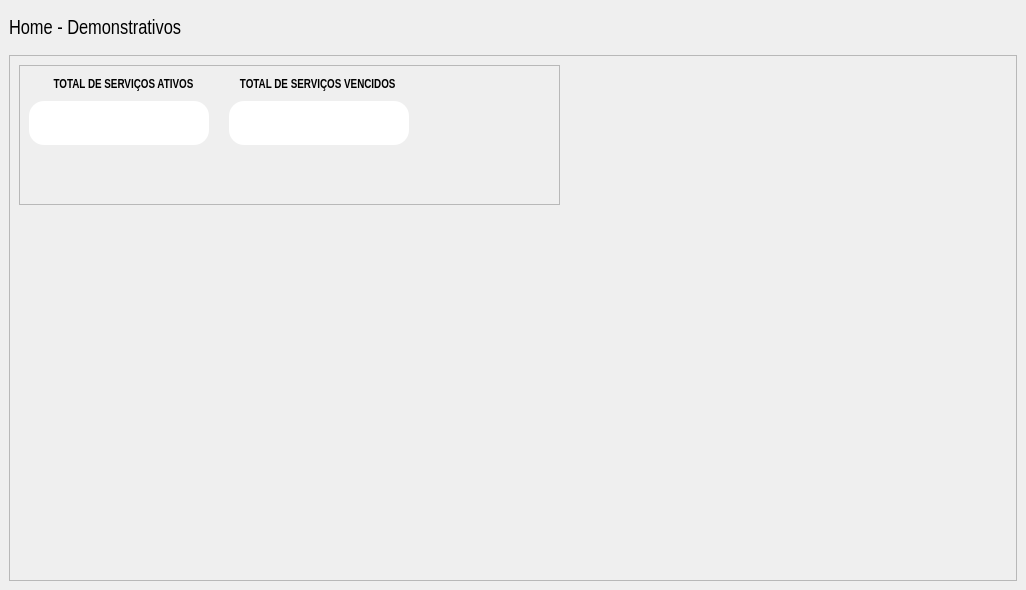
         <widget class="QWidget" name="pg_home">
          <widget class="QFrame" name="frame_home">
           <property name="geometry">
            <rect>
             <x>9</x>
             <y>55</y>
             <width>1008</width>
             <height>526</height>
            </rect>
           </property>
           <property name="frameShape">
            <enum>QFrame::StyledPanel</enum>
           </property>
           <property name="frameShadow">
            <enum>QFrame::Raised</enum>
           </property>
           <widget class="QFrame" name="frame_6">
            <property name="geometry">
             <rect>
              <x>10</x>
              <y>10</y>
              <width>541</width>
              <height>140</height>
             </rect>
            </property>
            <property name="frameShape">
             <enum>QFrame::StyledPanel</enum>
            </property>
            <property name="frameShadow">
             <enum>QFrame::Raised</enum>
            </property>
            <widget class="QWidget" name="">
             <property name="geometry">
              <rect>
               <x>10</x>
               <y>10</y>
               <width>180</width>
               <height>70</height>
              </rect>
             </property>
             <layout class="QVBoxLayout" name="verticalLayout_8">
              <item>
               <widget class="QLabel" name="lb_ServiHome">
                <property name="maximumSize">
                 <size>
                  <width>16777215</width>
                  <height>20</height>
                 </size>
                </property>
                <property name="font">
                 <font>
                  <family>Arial Narrow</family>
                  <weight>75</weight>
                  <bold>true</bold>
                 </font>
                </property>
                <property name="layoutDirection">
                 <enum>Qt::LeftToRight</enum>
                </property>
                <property name="text">
                 <string>         TOTAL DE SERVIÇOS ATIVOS</string>
                </property>
               </widget>
              </item>
              <item>
               <widget class="QFrame" name="Subframe_home">
                <property name="maximumSize">
                 <size>
                  <width>16777215</width>
                  <height>80</height>
                 </size>
                </property>
                <property name="styleSheet">
                 <string notr="true">#Subframe_home {
	background-color: #fff;
	border-radius: 15px;
	box-shadow: inset 0px 10px 38px -3px rgba(0,0,0,0.1);
}</string>
                </property>
                <property name="frameShape">
                 <enum>QFrame::StyledPanel</enum>
                </property>
                <property name="frameShadow">
                 <enum>QFrame::Raised</enum>
                </property>
                <layout class="QHBoxLayout" name="horizontalLayout_13">
                 <property name="leftMargin">
                  <number>0</number>
                 </property>
                 <property name="topMargin">
                  <number>0</number>
                 </property>
                 <property name="rightMargin">
                  <number>0</number>
                 </property>
                 <property name="bottomMargin">
                  <number>0</number>
                 </property>
                 <item>
                  <widget class="QLabel" name="lb_nmServiHome">
                   <property name="font">
                    <font>
                     <pointsize>20</pointsize>
                    </font>
                   </property>
                   <property name="text">
                    <string/>
                   </property>
                   <property name="alignment">
                    <set>Qt::AlignCenter</set>
                   </property>
                  </widget>
                 </item>
                </layout>
               </widget>
              </item>
             </layout>
            </widget>
            <widget class="QWidget" name="layoutWidget_2">
             <property name="geometry">
              <rect>
               <x>210</x>
               <y>10</y>
               <width>180</width>
               <height>70</height>
              </rect>
             </property>
             <layout class="QVBoxLayout" name="verticalLayout_10">
              <item>
               <widget class="QLabel" name="lb_ServiHome_2">
                <property name="maximumSize">
                 <size>
                  <width>16777215</width>
                  <height>20</height>
                 </size>
                </property>
                <property name="font">
                 <font>
                  <family>Arial Narrow</family>
                  <weight>75</weight>
                  <bold>true</bold>
                 </font>
                </property>
                <property name="layoutDirection">
                 <enum>Qt::LeftToRight</enum>
                </property>
                <property name="text">
                 <string>    TOTAL DE SERVIÇOS VENCIDOS</string>
                </property>
               </widget>
              </item>
              <item>
               <widget class="QFrame" name="Subframe_home_2">
                <property name="maximumSize">
                 <size>
                  <width>16777215</width>
                  <height>80</height>
                 </size>
                </property>
                <property name="styleSheet">
                 <string notr="true">#Subframe_home_2 {
	background-color: #fff;
	border-radius: 15px;
	box-shadow: inset 0px 10px 38px -3px rgba(0,0,0,0.1);
}</string>
                </property>
                <property name="frameShape">
                 <enum>QFrame::StyledPanel</enum>
                </property>
                <property name="frameShadow">
                 <enum>QFrame::Raised</enum>
                </property>
                <layout class="QHBoxLayout" name="horizontalLayout_14">
                 <property name="leftMargin">
                  <number>0</number>
                 </property>
                 <property name="topMargin">
                  <number>0</number>
                 </property>
                 <property name="rightMargin">
                  <number>0</number>
                 </property>
                 <property name="bottomMargin">
                  <number>0</number>
                 </property>
                 <item>
                  <widget class="QLabel" name="lb_nmServiHome_2">
                   <property name="font">
                    <font>
                     <pointsize>20</pointsize>
                    </font>
                   </property>
                   <property name="text">
                    <string/>
                   </property>
                   <property name="alignment">
                    <set>Qt::AlignCenter</set>
                   </property>
                  </widget>
                 </item>
                </layout>
               </widget>
              </item>
             </layout>
            </widget>
           </widget>
          </widget>
          <widget class="QLabel" name="lb_home">
           <property name="geometry">
            <rect>
             <x>9</x>
             <y>9</y>
             <width>211</width>
             <height>40</height>
            </rect>
           </property>
           <property name="font">
            <font>
             <family>Arial Narrow</family>
             <pointsize>15</pointsize>
            </font>
           </property>
           <property name="styleSheet">
            <string notr="true"/>
           </property>
           <property name="text">
            <string>Home - Demonstrativos</string>
           </property>
           <property name="margin">
            <number>10</number>
           </property>
          </widget>
         </widget>
